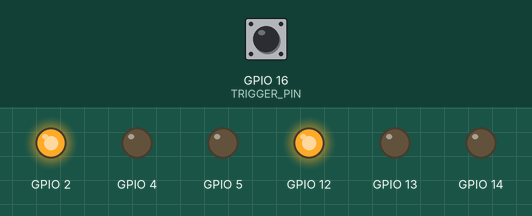
Simulated run of this sketch. Board: ESP8266 (NodeMCU). On the bench: output pins drawn as LEDs (lit = HIGH, except the on-board LED, lit = LOW). The test bench sets the inputs (shaded band); at power-on: GPIO 16 (TRIGGER_PIN) HIGH. WiFi joins after 1.5 s; servers stay silent unless stated; what the sketch prints to the serial monitor is not drawn.

Above: at 1.7 s.
At 2.2 s:
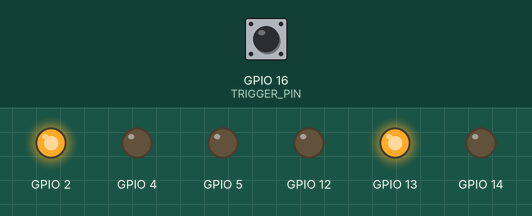
At 3.0 s:
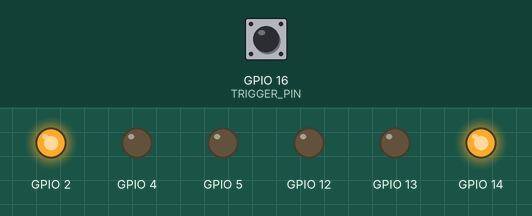
Timing chart, 0 to 4.5 s (numbered marks = the images above):
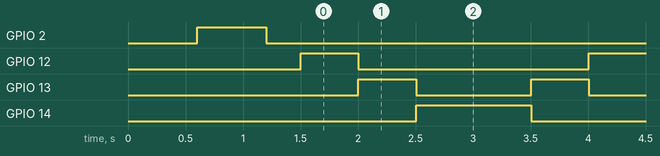

Measured:
- by itself, GPIO 12: alternates HIGH for 0.50 s and LOW for 2.0 s
- by itself, GPIO 13: repeats every 2.5 s: LOW 1.0 s, HIGH 0.50 s, LOW 0.50 s, HIGH 0.50 s
- by itself, GPIO 14: alternates HIGH for 1.0 s and LOW for 1.5 s

The sketch:

ota_config-t1.ino
```cpp
#include <ESP8266WiFi.h>
#include <ESP8266mDNS.h>
#include <WiFiUdp.h>
#include <ArduinoOTA.h>
//needed for library
#include <ESP8266WebServer.h>
#include <DNSServer.h>
#include <WiFiManager.h>          //https://github.com/tzapu/WiFiManager
// select wich pin will trigger the configuraton portal when set to LOW
// ESP-01 users please note: the only pins available (0 and 2), are shared
// with the bootloader, so always set them HIGH at power-up
#define TRIGGER_PIN 16
//for LED status
#include <Ticker.h>
Ticker ticker;

void tick()
{
  //toggle state
  int state = digitalRead(BUILTIN_LED);  // get the current state of GPIO1 pin
  digitalWrite(BUILTIN_LED, !state);     // set pin to the opposite state
}

//gets called when WiFiManager enters configuration mode
void configModeCallback (WiFiManager *myWiFiManager) {
  Serial.println("Entered config mode");
  Serial.println(WiFi.softAPIP());
  //if you used auto generated SSID, print it
  Serial.println(myWiFiManager->getConfigPortalSSID());
  //entered config mode, make led toggle faster
  ticker.attach(0.2, tick);
}
void setup() {
  Serial.begin(115200);
   pinMode(12,OUTPUT);
  pinMode(13,OUTPUT);
  pinMode(14,OUTPUT);
  pinMode(4,OUTPUT);
  pinMode(5,OUTPUT);
  Serial.println("Booting");
pinMode(BUILTIN_LED, OUTPUT);
  // start ticker with 0.5 because we start in AP mode and try to connect
  ticker.attach(0.6, tick);

  //WiFiManager
  //Local intialization. Once its business is done, there is no need to keep it around
  WiFiManager wifiManager;
  //reset settings - for testing
  //wifiManager.resetSettings();

  //set callback that gets called when connecting to previous WiFi fails, and enters Access Point mode
  wifiManager.setAPCallback(configModeCallback);

  //fetches ssid and pass and tries to connect
  //if it does not connect it starts an access point with the specified name
  //here  "AutoConnectAP"
  //and goes into a blocking loop awaiting configuration
  if (!wifiManager.autoConnect()) {
    Serial.println("failed to connect and hit timeout");
    //reset and try again, or maybe put it to deep sleep
    ESP.reset();
    delay(1000);
  }

  //if you get here you have connected to the WiFi
  Serial.println("connected...yeey :)");
  ticker.detach();
  //keep LED on
  digitalWrite(BUILTIN_LED, LOW);


  // Port defaults to 8266
  // ArduinoOTA.setPort(8266);

  // Hostname defaults to esp8266-[ChipID]
  ArduinoOTA.setHostname("My ESP 1");

  // No authentication by default
  // ArduinoOTA.setPassword((const char *)"123");

  ArduinoOTA.onStart([]() {
    Serial.println("Start");
  });
  ArduinoOTA.onEnd([]() {
    Serial.println("\nEnd");
  });
  ArduinoOTA.onProgress([](unsigned int progress, unsigned int total) {
    Serial.printf("Progress: %u%%\r", (progress / (total / 100)));
  });
  ArduinoOTA.onError([](ota_error_t error) {
    Serial.printf("Error[%u]: ", error);
    if (error == OTA_AUTH_ERROR) Serial.println("Auth Failed");
    else if (error == OTA_BEGIN_ERROR) Serial.println("Begin Failed");
    else if (error == OTA_CONNECT_ERROR) Serial.println("Connect Failed");
    else if (error == OTA_RECEIVE_ERROR) Serial.println("Receive Failed");
    else if (error == OTA_END_ERROR) Serial.println("End Failed");
  });
  ArduinoOTA.begin();
  Serial.println("Ready");
  Serial.print("IP address: ");
  Serial.println(WiFi.localIP());
   pinMode(TRIGGER_PIN, INPUT_PULLUP);

   // is configuration portal requested?
  if ( digitalRead(TRIGGER_PIN) == LOW ) {
    //WiFiManager
    //Local intialization. Once its business is done, there is no need to keep it around
    WiFiManager wifiManager;
    wifiManager.setTimeout(120);
    WiFi.mode(WIFI_STA);
    wifiManager.setAPCallback(configModeCallback);
    wifiManager.autoConnect();
    if (!wifiManager.startConfigPortal("OnDemandAP")) {
      Serial.println("failed to connect and hit timeout");
      delay(3000);
      //reset and try again, or maybe put it to deep sleep
      ESP.reset();
      delay(5000);
    }
    //if you get here you have connected to the WiFi
    Serial.println("connected...yeey :)");
  }

}

void loop() {
  ArduinoOTA.handle();


  // put your main code here, to run repeatedly:
   digitalWrite(12,HIGH);
  digitalWrite(13,LOW);
digitalWrite(14,LOW);
delay(500);
  digitalWrite(12,LOW);
  digitalWrite(13,HIGH);
digitalWrite(14,LOW);
delay(500);
digitalWrite(12,LOW);
  digitalWrite(13,LOW);
digitalWrite(14,HIGH);
delay(500);
  digitalWrite(12,LOW);
digitalWrite(14,HIGH);
delay(500);
digitalWrite(14,LOW);
digitalWrite(13,HIGH);
delay(500);
digitalWrite(13,LOW);
digitalWrite(12,HIGH);

}
```
